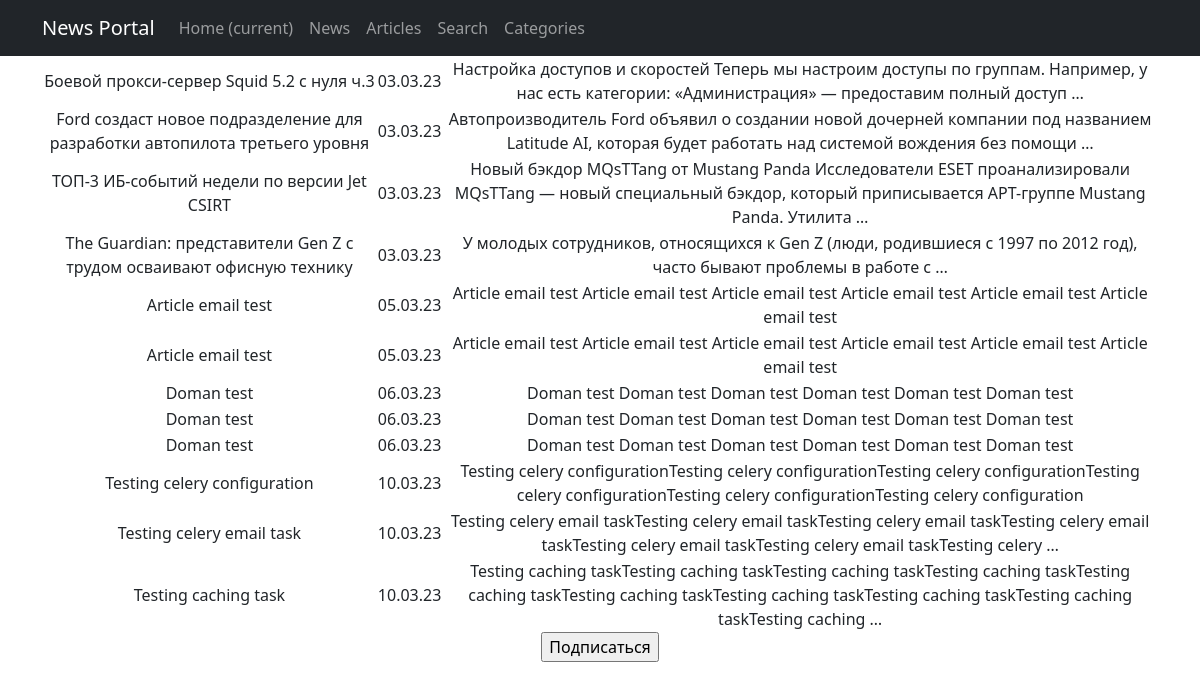
The app's page /posts/categories/2/ with its own data.
### news/models.py (models this page shows, shortened)
class Post(models.Model):
    type = models.CharField(max_length=1, choices=TYPES, default=article)
    created_on = models.DateTimeField(auto_now_add=True)
    title = models.CharField(max_length=255)
    text = models.TextField()
    rating = models.IntegerField(default=0)
    author = models.ForeignKey(Author, on_delete=models.CASCADE)
    categories = models.ManyToManyField(Category, through='PostCategory')

### news/views.py (the view)
# urls.py: path('categories/<int:pk>/', PostsByCategory.as_view(), name='posts_in_category'),
class PostsByCategory(ListView):
    model = Post
    template_name = 'posts_in_category.html'
    context_object_name = 'posts_in_category'
    def get_queryset(self):
        posts_by_category = Post.objects.filter(categories=self.kwargs['pk'])
        return posts_by_category
    def get_context_data(self, **kwargs):
        context = super().get_context_data(**kwargs)
        category = Category.objects.get(pk=self.kwargs['pk'])
        context['cat'] = category
        context['subscribers'] = category.subscribers.all()
        return context

### news/templatetags/custom_filters.py (called while the page is built)
@register.filter()
def censor(text: str):
    if type(text) is not str:
        raise ValueError('censor filter only accepts str values')
    for word in UNDESIRABLE_WORDS:
        text = text.replace(word, f"{word[0]}{'*'*(len(word)-1)}")
        word = word.title()
        text = text.replace(word, f"{word[0]}{'*'*(len(word)-1)}")
    return text

### templates/posts_in_category.html (shortened to what this page needs)
{% extends 'flatpages/default.html' %}
{% load custom_filters %}
{% block content %}
<table>
    {% for post in posts_in_category %}
    <tr>
        <td>{{ post.title|censor }}</td>
        <td>{{ post.created_on|date:'d.m.y' }}</td>
        <td>{{ post.text|censor|truncatewords:20 }}</td>
    </tr>
    {% endfor %}
</table>
{% if user not in subscribers %}
    <form action="{% url 'subscribe' cat.pk %}" method="POST">
        <input type="submit" value="Подписаться"/>
    </form>
{% else %}
    <form action="{% url 'unsubscribe' cat.pk %}" method="POST">
        {% csrf_token %}
        <input type="submit" value="Отписаться"/>
    </form>
{% endif %}
{% endblock content %}

### records on screen
Post: title|censor "Боевой прокси-сервер Squid 5.2 с нуля ч.3", created_on "03.03.23", text|censor "Настройка доступов и скоростей Теперь мы настроим доступы по группам. Например, у нас есть категории: «Администрация» — предоставим полный доступ …"
Post: title|censor "Ford создаст новое подразделение для разработки автопилота третьего уровня", created_on "03.03.23", text|censor "Автопроизводитель Ford объявил о создании новой дочерней компании под названием Latitude AI, которая будет работать над системой вождения без помощи …"
Post: title|censor "ТОП-3 ИБ-событий недели по версии Jet CSIRT", created_on "03.03.23", text|censor "Новый бэкдор MQsTTang от Mustang Panda Исследователи ESET проанализировали MQsTTang — новый специальный бэкдор, который приписывается APT-группе Mustang Panda. Утилита …"
Post: title|censor "The Guardian: представители Gen Z с трудом осваивают офисную технику", created_on "03.03.23", text|censor "У молодых сотрудников, относящихся к Gen Z (люди, родившиеся с 1997 по 2012 год), часто бывают проблемы в работе с …"
Post: title|censor "Article email test", created_on "05.03.23", text|censor "Article email test Article email test Article email test Article email test Article email test Article email test"
Post: title|censor "Article email test", created_on "05.03.23", text|censor "Article email test Article email test Article email test Article email test Article email test Article email test"
Post: title|censor "Doman test", created_on "06.03.23", text|censor "Doman test Doman test Doman test Doman test Doman test Doman test"
Post: title|censor "Doman test", created_on "06.03.23", text|censor "Doman test Doman test Doman test Doman test Doman test Doman test"
Post: title|censor "Doman test", created_on "06.03.23", text|censor "Doman test Doman test Doman test Doman test Doman test Doman test"
Post: title|censor "Testing celery configuration", created_on "10.03.23", text|censor "Testing celery configurationTesting celery configurationTesting celery configurationTesting celery configurationTesting celery configurationTesting celery configuration"
Post: title|censor "Testing celery email task", created_on "10.03.23", text|censor "Testing celery email taskTesting celery email taskTesting celery email taskTesting celery email taskTesting celery email taskTesting celery email taskTesting celery …"
Post: title|censor "Testing caching task", created_on "10.03.23", text|censor "Testing caching taskTesting caching taskTesting caching taskTesting caching taskTesting caching taskTesting caching taskTesting caching taskTesting caching taskTesting caching taskTesting caching …"
